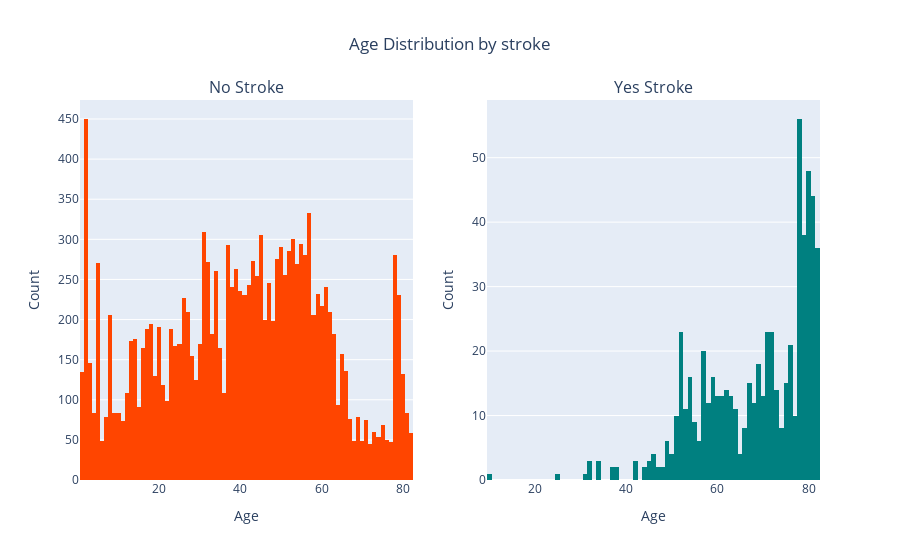

Notebook cell for this chart:
### Code cell
fig=custom_histogram('age',['Age Distribution by stroke','Age'])
fig.show()

### Figure 1 — Plotly figure (JSON) as saved in the notebook; plotly's stock layout.template omitted (floating-point values rounded to 4 significant figures; data arrays with more than 128 entries replaced by an {"elided": "..."} marker saying what was removed)
{"data": [{"alignmentgroup": "True", "bingroup": "x", "hovertemplate": "age=%{x}<br>count=%{y}<extra></extra>", "legendgroup": "", "marker": {"color": "#FF4500", "pattern": {"shape": ""}}, "name": "", "offsetgroup": "", "orientation": "v", "showlegend": false, "type": "histogram", "x": {"elided": "14671 int values"}, "xaxis": "x", "yaxis": "y"}, {"alignmentgroup": "True", "bingroup": "x", "hovertemplate": "age=%{x}<br>count=%{y}<extra></extra>", "legendgroup": "", "marker": {"color": "#008080", "pattern": {"shape": ""}}, "name": "", "offsetgroup": "", "orientation": "v", "showlegend": false, "type": "histogram", "x": {"elided": "632 int values"}, "xaxis": "x2", "yaxis": "y2"}], "layout": {"annotations": [{"font": {"size": 16}, "showarrow": false, "text": "No Stroke", "x": 0.225, "xanchor": "center", "xref": "paper", "y": 1, "yanchor": "bottom", "yref": "paper"}, {"font": {"size": 16}, "showarrow": false, "text": "Yes Stroke", "x": 0.775, "xanchor": "center", "xref": "paper", "y": 1, "yanchor": "bottom", "yref": "paper"}], "title": {"text": "Age Distribution by stroke", "x": 0.5}, "xaxis": {"anchor": "y", "domain": [0, 0.45], "title": {"text": "Age"}}, "xaxis2": {"anchor": "y2", "domain": [0.55, 1], "title": {"text": "Age"}}, "yaxis": {"anchor": "x", "domain": [0, 1], "title": {"text": "Count"}}, "yaxis2": {"anchor": "x2", "domain": [0, 1], "title": {"text": "Count"}}}}
